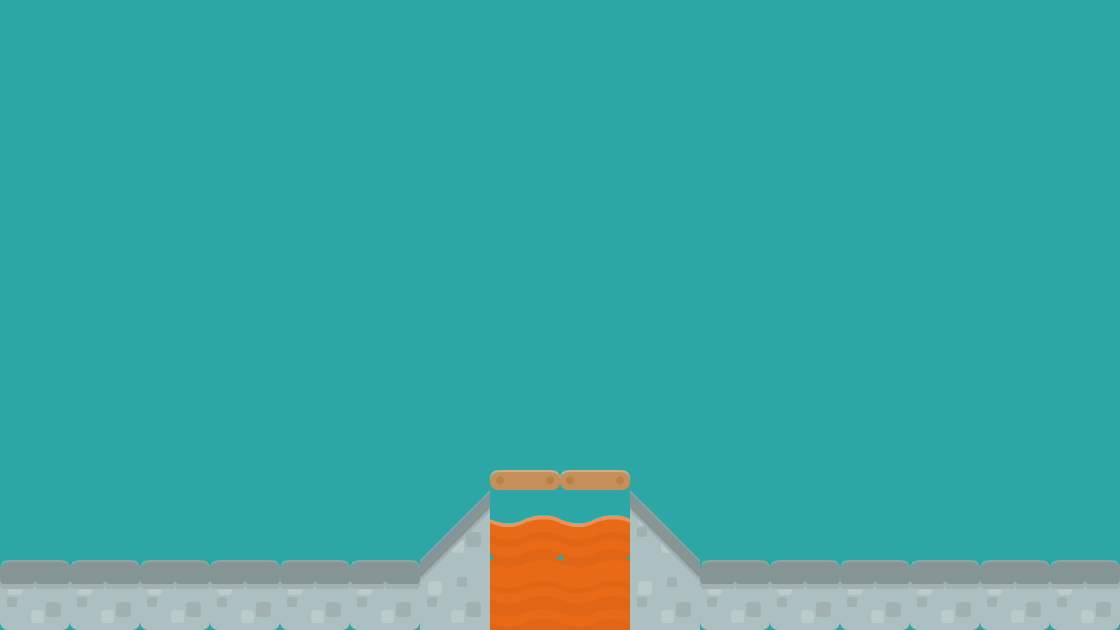

This is a level from a 2D game, rendered from its Tiled map with the project's own tilesets. A one-line summary and the map file follow, with tile-layer data summarised:
An orthogonal 16x9 tile map with 70x70 px tiles, 2 tile layers (background1, collision), 2 tilesets and 2 objects (EnemyBase, PlayerBase).

<map version="1.0" orientation="orthogonal" renderorder="right-down" width="16" height="9" tilewidth="70" tileheight="70" backgroundcolor="#2da6a6">
 <tileset firstgid="1" name="background-tiles" tilewidth="70" tileheight="70">
  <image source="../img/background-tiles.png" width="910" height="910" />
 </tileset>
 <tileset firstgid="170" name="meta-tiles" tilewidth="70" tileheight="70">
  <image source="../img/meta-tiles.png" width="350" height="70" />
  <tile id="1">
   <properties>
    <property name="type" value="lslope" />
   </properties>
  </tile>
  <tile id="3">
   <properties>
    <property name="type" value="rslope" />
   </properties>
  </tile>
  <tile id="4">
   <properties>
    <property name="type" value="solid" />
   </properties>
  </tile>
 </tileset>
 <layer name="background1" width="16" height="9">
  <data>[144 cells, 22 non-empty, 8 distinct tile ids]</data>
 </layer>
 <layer name="collision" width="16" height="9" opacity="0">
  <data>[144 cells, 18 non-empty, 3 distinct tile ids]</data>
 </layer>
 <objectgroup name="BaseEntities">
  <object name="EnemyBase" x="910" y="420" width="70" height="140">
   <properties>
    <property name="EnemyBase" value="" />
   </properties>
  </object>
  <object name="PlayerBase" x="140" y="420" width="70" height="140">
   <properties>
    <property name="PlayerBase" value="" />
   </properties>
  </object>
 </objectgroup>
</map>
